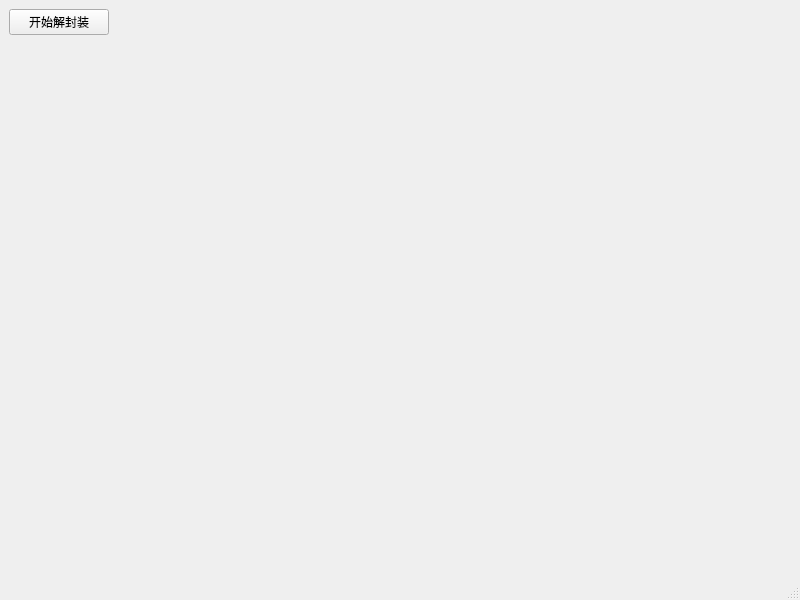
<?xml version="1.0" encoding="UTF-8"?>
<ui version="4.0">
 <class>MainWindow</class>
 <widget class="QMainWindow" name="MainWindow">
  <property name="geometry">
   <rect>
    <x>0</x>
    <y>0</y>
    <width>800</width>
    <height>600</height>
   </rect>
  </property>
  <property name="windowTitle">
   <string>MainWindow</string>
  </property>
  <widget class="QWidget" name="centralwidget">
   <layout class="QVBoxLayout" name="verticalLayout">
    <item>
     <widget class="QPushButton" name="pushButton">
      <property name="maximumSize">
       <size>
        <width>100</width>
        <height>16777215</height>
       </size>
      </property>
      <property name="text">
       <string>开始解封装</string>
      </property>
     </widget>
    </item>
    <item>
     <spacer name="verticalSpacer">
      <property name="orientation">
       <enum>Qt::Vertical</enum>
      </property>
      <property name="sizeHint" stdset="0">
       <size>
        <width>20</width>
        <height>40</height>
       </size>
      </property>
     </spacer>
    </item>
   </layout>
  </widget>
  <widget class="QMenuBar" name="menubar">
   <property name="geometry">
    <rect>
     <x>0</x>
     <y>0</y>
     <width>800</width>
     <height>26</height>
    </rect>
   </property>
  </widget>
  <widget class="QStatusBar" name="statusbar"/>
 </widget>
 <resources/>
 <connections/>
</ui>
